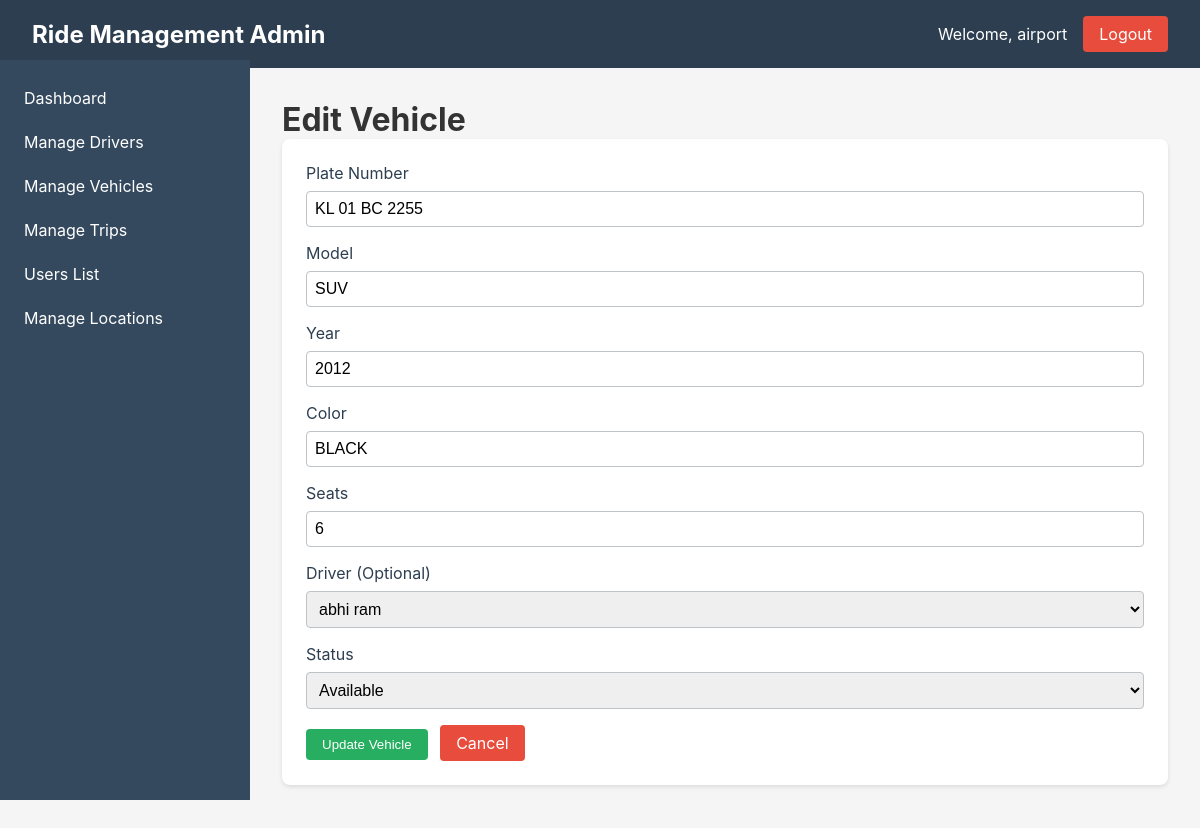
Page /vehicles/edit/1/ (signed in) on the committed database.
### ride_management/models.py (models this page shows, shortened)
class CustomUser(AbstractUser):
    USER_TYPE_CHOICES = (
        ('admin', 'Admin'),
        ('user', 'User'),
        ('driver', 'Driver'),
    )
    user_type = models.CharField(max_length=10, choices=USER_TYPE_CHOICES, default='user')
    phone = models.CharField(max_length=15, blank=True)
    class Meta:
        db_table = 'users'

class Vehicle(models.Model):
    plate_number = models.CharField(max_length=20, unique=True)
    model = models.CharField(max_length=50)
    year = models.IntegerField()
    color = models.CharField(max_length=30)
    seats = models.IntegerField()
    driver = models.ForeignKey(Driver, on_delete=models.SET_NULL, null=True, blank=True)
    status = models.CharField(max_length=20, choices=[
        ('available', 'Available'),
        ('in_use', 'In Use'),
        ('maintenance', 'Maintenance')
    ], default='available')
    created_at = models.DateTimeField(auto_now_add=True)

### ride_management/views.py (the view)
# urls.py: path('vehicles/edit/<int:vehicle_id>/', views.edit_vehicle, name='edit_vehicle'),
@login_required
def edit_vehicle(request, vehicle_id):
    if request.user.user_type != 'admin':
        return redirect('login')
    vehicle = get_object_or_404(Vehicle, id=vehicle_id)
    if request.method == 'POST':
        form = VehicleForm(request.POST, instance=vehicle)
        if form.is_valid():
            form.save()
            return redirect('vehicles_list')
    else:
        form = VehicleForm(instance=vehicle)
    return render(request, 'admin/edit_vehicle.html', {'form': form, 'vehicle': vehicle})

### ride_management/forms.py
class VehicleForm(forms.ModelForm):
    class Meta:
        model = Vehicle
        fields = ['plate_number', 'model', 'year', 'color', 'seats', 'driver', 'status']
        widgets = {
            'year': forms.NumberInput(attrs={'min': 1900, 'max': 2030}),
            'seats': forms.NumberInput(attrs={'min': 1, 'max': 20}),
        }

### ride_management/models.py (called while the page is built)
    def __str__(self):
        return f"{self.user.first_name} {self.user.last_name}"

### ride_management/templates/admin/edit_vehicle.html (shortened to what this page needs)
{% extends 'base.html' %}
{% block content %}
<h1>Edit Vehicle</h1>
<div class="card">
    <form method="post">
        <div class="form-group">
            <label for="{{ form.plate_number.id_for_label }}">Plate Number</label>
            {{ form.plate_number }}
        </div>
        <div class="form-group">
            <label for="{{ form.model.id_for_label }}">Model</label>
            {{ form.model }}
        </div>
        <div class="form-group">
            <label for="{{ form.year.id_for_label }}">Year</label>
            {{ form.year }}
        </div>
        <div class="form-group">
            <label for="{{ form.color.id_for_label }}">Color</label>
            {{ form.color }}
        </div>
        <div class="form-group">
            <label for="{{ form.seats.id_for_label }}">Seats</label>
            {{ form.seats }}
        </div>
        <div class="form-group">
            <label for="{{ form.driver.id_for_label }}">Driver (Optional)</label>
            {{ form.driver }}
        </div>
        <div class="form-group">
            <label for="{{ form.status.id_for_label }}">Status</label>
            {{ form.status }}
        </div>
        <button type="submit" class="btn btn-success">Update Vehicle</button>
        <a href="{% url 'vehicles_list' %}" class="btn btn-danger">Cancel</a>
    </form>
</div>
{% endblock %}

### ride_management/templates/base.html (shortened to what this page needs)
<!DOCTYPE html>
<html lang="en">
<head>
</head>
<body>
    <nav class="navbar">
        <h1>Ride Management Admin</h1>
        <div class="navbar-right">
            <span>Welcome, {{ user.username }}</span>
            <a href="{% url 'logout' %}" class="logout-btn">Logout</a>
        </div>
    </nav>
    <div class="sidebar">
        <a href="{% url 'dashboard' %}" {% if request.resolver_match.url_name == 'dashboard' %}class="active"{% endif %}>Dashboard</a>
        <a href="{% url 'drivers_list' %}" {% if 'drivers' in request.resolver_match.url_name %}class="active"{% endif %}>Manage Drivers</a>
        <a href="{% url 'vehicles_list' %}" {% if 'vehicles' in request.resolver_match.url_name %}class="active"{% endif %}>Manage Vehicles</a>
        <a href="{% url 'trips_list' %}" {% if 'trips' in request.resolver_match.url_name %}class="active"{% endif %}>Manage Trips</a>
        <a href="{% url 'users_list' %}" {% if 'users' in request.resolver_match.url_name %}class="active"{% endif %}>Users List</a>
        <a href="{% url 'locations_list' %}" {% if 'locations' in request.resolver_match.url_name %}class="active"{% endif %}>Manage Locations</a>
    </div>
    <main class="main-content">
        {% block content %}
        {% endblock %}
    </main>
</body>
</html>

### ride_management/templates/base.html (style rules this page uses)
* { margin: 0; padding: 0; box-sizing: border-box; }
body { font-family: -apple-system, BlinkMacSystemFont, 'Segoe UI', Roboto, Oxygen, Ubuntu, sans-serif; background-color: #f5f5f5; color: #333; }
.navbar { background-color: #2c3e50; color: white; padding: 1rem 2rem; display: flex; justify-content: space-between; align-items: center; }
.navbar h1 { font-size: 1.5rem; }
.navbar-right { display: flex; align-items: center; gap: 1rem; }
.logout-btn { background-color: #e74c3c; color: white; border: none; padding: 0.5rem 1rem; border-radius: 4px; cursor: pointer; text-decoration: none; }
.sidebar { width: 250px; height: calc(100vh - 60px); background-color: #34495e; position: fixed; left: 0; top: 60px; padding: 1rem 0; }
.sidebar a { display: block; color: white; text-decoration: none; padding: 0.75rem 1.5rem; transition: background-color 0.3s; }
.main-content { margin-left: 250px; padding: 2rem; min-height: calc(100vh - 60px); }
.card { background-color: white; border-radius: 8px; box-shadow: 0 2px 4px rgba(0,0,0,0.1); padding: 1.5rem; margin-bottom: 1.5rem; }
.btn { background-color: #3498db; color: white; border: none; padding: 0.5rem 1rem; border-radius: 4px; cursor: pointer; text-decoration: none; display: inline-block; margin-right: 0.5rem; }
.btn-success { background-color: #27ae60; }
.btn-danger { background-color: #e74c3c; }
.form-group { margin-bottom: 1rem; }
.form-group label { display: block; margin-bottom: 0.5rem; color: #2c3e50; }
.form-group input, .form-group select, .form-group textarea { width: 100%; padding: 0.5rem; border: 1px solid #bdc3c7; border-radius: 4px; font-size: 1rem; }

### rows in the picture
CustomUser: username "airport"
Vehicle: plate_number "KL 01 BC 2255", model "SUV", year "2012", color "BLACK", seats "6", driver "abhi ram", status "Available"
